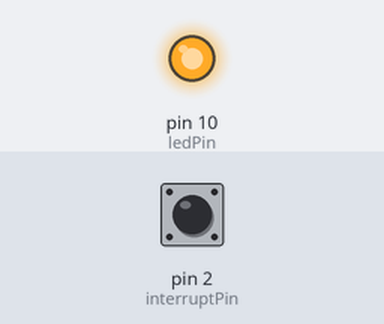
Bench run of a sketch on a simulated Arduino Uno, built with avr-gcc and run on an emulated ATmega328P. On the bench: output pins drawn as LEDs (lit = HIGH). Inputs (shaded band) come from the test bench; at power-on: pin 2 (interruptPin) HIGH. EEPROM starts erased.

Above: at 9.4 s.
9.5 s: pin 2 (interruptPin) pulled LOW for 1 s
At 10.5 s:
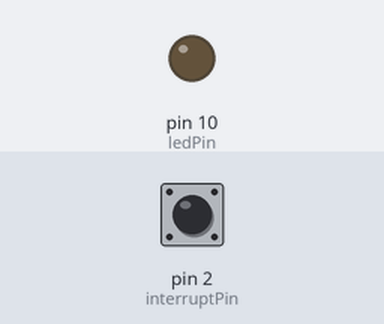
Timing chart, 0 to 12.5 s (numbered marks = the images above; inputs shaded):
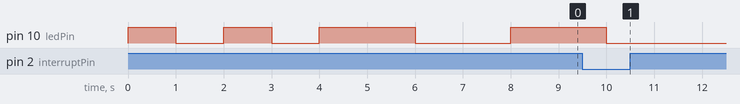

Measured:
- after the input at 9.5 s, pin 10 (ledPin): goes on until 10.0 s, then stays LOW

The sketch:

Eaeproject.ino
```cpp
/*
  Eae Project - Adaptive Led Control with using External Interrupt

  This project was developed for EAE Tech Company. This project provides LED status change with long and short press to button.

  The circuit:
  * Button ( Pull-up state )
  * LED

  Date : 02/07/2018
  Author : Yunus Önür
  https://github.com/onuryunus

*/


#include <EEPROM.h>
long recyclestartTime = 0; // Butona basıldıgındaki zaman parametresi.
long recyclestopTime = 0; // Butondan elin cekildigi andaki zaman parametresi.
long cycletime = 0; // Butona ne kadar basıldıgını ifade edecek parametre.
long interruptPin = 2; // Kesme yaratacak butonumuzun pini.
int ledPin = 10; // Kırpmaları değişecek olan ledimizin parametresi.
void setup()
{
  Serial.begin(9600);
  pinMode(10, OUTPUT);
  pinMode(interruptPin, INPUT_PULLUP); //
  attachInterrupt(digitalPinToInterrupt(interruptPin), starttimer, RISING); // Bu komut ile butona basıldıgı anda ( Yukselen kenarda ) bir kesme yaratıyoruz
                                                                                // bu kesme starttimer fonksiyonunu ( butona basılma anını yakalayan fonksiyon )cagırmakta.
}

void loop()
{
  EEPROM.get(0, recyclestartTime);  //
  EEPROM.get(100, recyclestopTime); // Hafızanın içinden önceki basım ile alakalı veriler işlenmek üzere çekilir.
  cycletime = recyclestartTime - recyclestopTime ; // Butona basılma ve butondan elin çekilme anının farkı ile toplam zaman bulunur.

  if (cycletime < 200) // Eğer kısa süreli basım ise ( Proje dosyasında 100 ms saniye olması ön görülmüş fakat bu gerçekleştirilemeyecek kadar düşük bir saniye olduğundan 200 ms tercih edilmiştir.)
  {
    blink1(); // Proje dosyasında kısa süreli basımda gerçekleştirilmesi istenen durumun fonksiyonu.
  }
  else if ( cycletime > 2500 && cycletime < 3500 )  // Proje dosyasında istenildiği üzere uzun basım ( 2.5 saniye ile 3.5 saniye aralığı alınmıştır.)
  {
    blink2(); // Proje dosyasında uzun süreli basımda gerçekleştirilmesi istenen durumun fonksiyonu.
  }
}

void starttimer()
{
  recyclestartTime = millis(); // Fonksiyon başlar başlamaz ( Butona basıldıgı an ) ki zamanı kaydediyoruz.
  EEPROM.put(0, recyclestartTime); // Kaydedilen zamanı EEPROM yardımıyla hafızaya gönderiyoruz. Daha sonra zaman farkını bulabilmek için.
  attachInterrupt(0, stoptimer, FALLING); // Butondan elimizi çektiğimizde ( Düşen kenarda ) stoptimer fonksiyonunu çalıştırıyoruz.
}
void stoptimer()
{
  recyclestopTime = millis(); // Butondan elin çekilme anındaki zaman kaydedilir.
  EEPROM.put(100, recyclestopTime); // EEPROM'un 100 adresine bu zaman parametresi atanır.
  attachInterrupt(0, starttimer, RISING);
}

void blink1() // Kısa süreli basım halinde gerçekleşecek led kırpma fonksiyonu.
{
  for (int count = 0; count < 2; count++)
  {
    digitalWrite(ledPin, HIGH);
    delay(1000);
    digitalWrite(ledPin, LOW);
    delay(1000);
  }
  for (int count = 0; count < 2; count++)
  {
    digitalWrite(ledPin, HIGH);
    delay(2000);
    digitalWrite(ledPin, LOW);
    delay(2000);
  }
}
void blink2() // Uzun süreli basım halinde gerçekleşecek led kırpma fonksiyonu.
{
  for (int count = 0; count < 5; count++)
  {
    digitalWrite(ledPin, HIGH);
    delay(1000);
    digitalWrite(ledPin, LOW);
    delay(1000);
  }
  for (int count = 0; count < 5; count++)
  {
    digitalWrite(ledPin, HIGH);
    delay(2000);
    digitalWrite(ledPin, LOW);
    delay(2000);
  }
}
```
